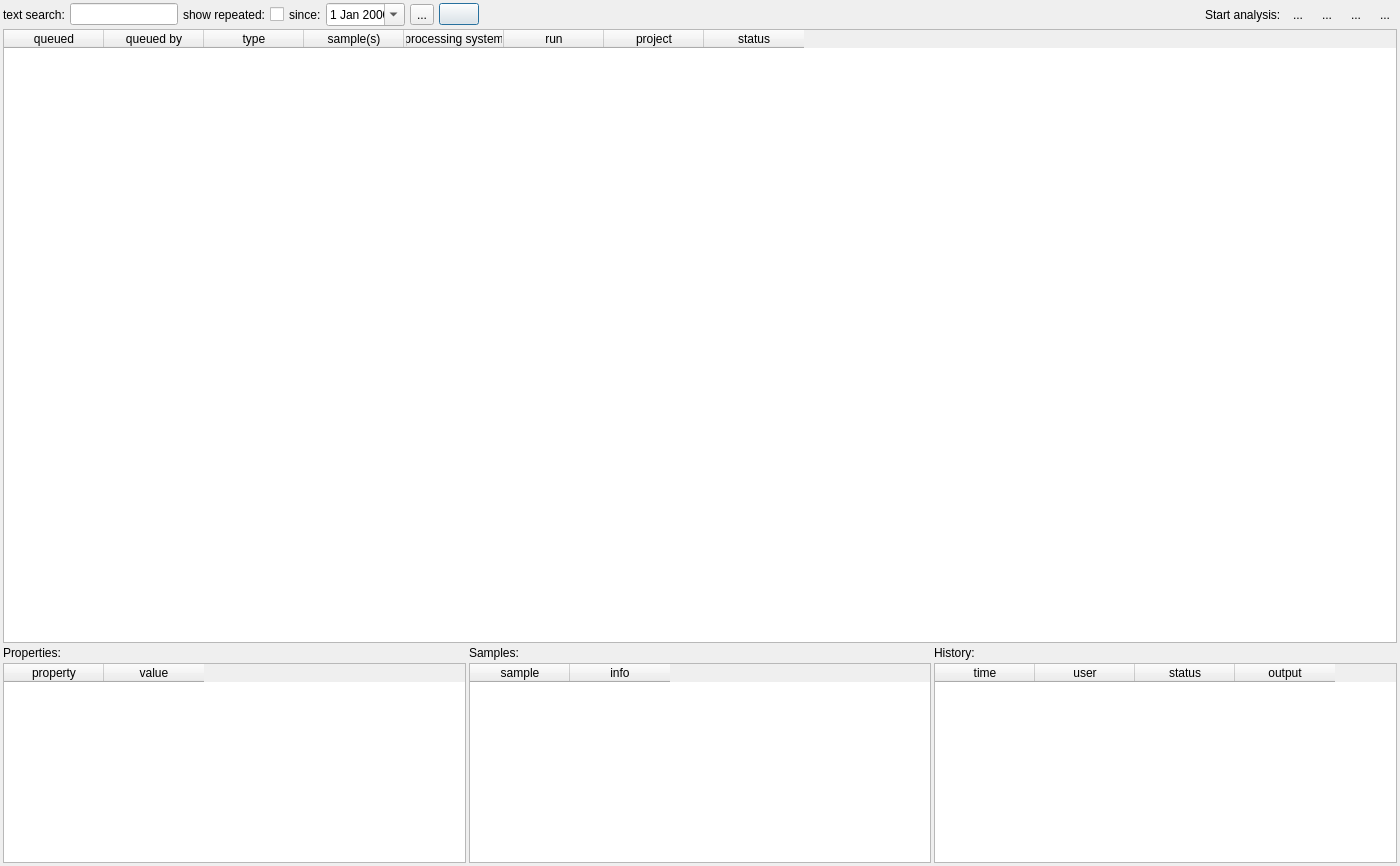
<?xml version="1.0" encoding="UTF-8"?>
<ui version="4.0">
 <class>AnalysisStatusDialog</class>
 <widget class="QDialog" name="AnalysisStatusDialog">
  <property name="geometry">
   <rect>
    <x>0</x>
    <y>0</y>
    <width>1400</width>
    <height>866</height>
   </rect>
  </property>
  <property name="minimumSize">
   <size>
    <width>950</width>
    <height>600</height>
   </size>
  </property>
  <property name="windowTitle">
   <string>Analysis status</string>
  </property>
  <layout class="QGridLayout" name="gridLayout">
   <property name="leftMargin">
    <number>3</number>
   </property>
   <property name="topMargin">
    <number>3</number>
   </property>
   <property name="rightMargin">
    <number>3</number>
   </property>
   <property name="bottomMargin">
    <number>3</number>
   </property>
   <property name="spacing">
    <number>3</number>
   </property>
   <item row="0" column="0" colspan="3">
    <layout class="QHBoxLayout" name="horizontalLayout">
     <property name="spacing">
      <number>5</number>
     </property>
     <item>
      <widget class="QLabel" name="label_2">
       <property name="toolTip">
        <string>Text search over all columns.</string>
       </property>
       <property name="text">
        <string>text search:</string>
       </property>
      </widget>
     </item>
     <item>
      <widget class="QLineEdit" name="f_text">
       <property name="sizePolicy">
        <sizepolicy hsizetype="Fixed" vsizetype="Fixed">
         <horstretch>0</horstretch>
         <verstretch>0</verstretch>
        </sizepolicy>
       </property>
       <property name="clearButtonEnabled">
        <bool>false</bool>
       </property>
      </widget>
     </item>
     <item>
      <widget class="QLabel" name="label_5">
       <property name="text">
        <string>show repeated:</string>
       </property>
      </widget>
     </item>
     <item>
      <widget class="QCheckBox" name="f_repeated">
       <property name="text">
        <string/>
       </property>
      </widget>
     </item>
     <item>
      <widget class="QLabel" name="label_4">
       <property name="text">
        <string>since:</string>
       </property>
      </widget>
     </item>
     <item>
      <widget class="QDateEdit" name="f_date">
       <property name="buttonSymbols">
        <enum>QAbstractSpinBox::NoButtons</enum>
       </property>
       <property name="calendarPopup">
        <bool>true</bool>
       </property>
      </widget>
     </item>
     <item>
      <widget class="QToolButton" name="refresh">
       <property name="toolTip">
        <string>&lt;html&gt;&lt;head/&gt;&lt;body&gt;&lt;p&gt;Refresh analysis status taking filter options into account.&lt;/p&gt;&lt;/body&gt;&lt;/html&gt;</string>
       </property>
       <property name="text">
        <string>...</string>
       </property>
       <property name="icon">
        <iconset resource="GSvar.qrc">
         <normaloff>:/Icons/Refresh.png</normaloff>:/Icons/Refresh.png</iconset>
       </property>
       <property name="iconSize">
        <size>
         <width>16</width>
         <height>16</height>
        </size>
       </property>
       <property name="shortcut">
        <string>F5</string>
       </property>
       <property name="checkable">
        <bool>false</bool>
       </property>
       <property name="checked">
        <bool>false</bool>
       </property>
       <property name="autoRepeat">
        <bool>false</bool>
       </property>
       <property name="autoRepeatDelay">
        <number>1</number>
       </property>
       <property name="autoRepeatInterval">
        <number>10000</number>
       </property>
       <property name="popupMode">
        <enum>QToolButton::DelayedPopup</enum>
       </property>
      </widget>
     </item>
     <item>
      <widget class="QPushButton" name="copy_btn">
       <property name="toolTip">
        <string>Copy analysis data to clipboard.</string>
       </property>
       <property name="text">
        <string/>
       </property>
       <property name="icon">
        <iconset resource="GSvar.qrc">
         <normaloff>:/Icons/CopyClipboard.png</normaloff>:/Icons/CopyClipboard.png</iconset>
       </property>
      </widget>
     </item>
     <item>
      <spacer name="horizontalSpacer">
       <property name="orientation">
        <enum>Qt::Horizontal</enum>
       </property>
       <property name="sizeHint" stdset="0">
        <size>
         <width>40</width>
         <height>20</height>
        </size>
       </property>
      </spacer>
     </item>
     <item>
      <widget class="QLabel" name="label">
       <property name="text">
        <string>Start analysis:</string>
       </property>
      </widget>
     </item>
     <item>
      <widget class="QToolButton" name="analysisSingle">
       <property name="toolTip">
        <string>&lt;html&gt;&lt;head/&gt;&lt;body&gt;&lt;p&gt;Start a single sample analysis.&lt;/p&gt;&lt;/body&gt;&lt;/html&gt;</string>
       </property>
       <property name="text">
        <string>...</string>
       </property>
       <property name="icon">
        <iconset resource="GSvar.qrc">
         <normaloff>:/Icons/SingleSample.png</normaloff>:/Icons/SingleSample.png</iconset>
       </property>
       <property name="iconSize">
        <size>
         <width>16</width>
         <height>16</height>
        </size>
       </property>
       <property name="autoRaise">
        <bool>true</bool>
       </property>
      </widget>
     </item>
     <item>
      <widget class="QToolButton" name="analysisTrio">
       <property name="toolTip">
        <string>&lt;html&gt;&lt;head/&gt;&lt;body&gt;&lt;p&gt;Start a trio analysis (child is the index).&lt;/p&gt;&lt;/body&gt;&lt;/html&gt;</string>
       </property>
       <property name="text">
        <string>...</string>
       </property>
       <property name="icon">
        <iconset resource="GSvar.qrc">
         <normaloff>:/Icons/Trio.png</normaloff>:/Icons/Trio.png</iconset>
       </property>
       <property name="iconSize">
        <size>
         <width>16</width>
         <height>16</height>
        </size>
       </property>
       <property name="autoRaise">
        <bool>true</bool>
       </property>
      </widget>
     </item>
     <item>
      <widget class="QToolButton" name="analysisMulti">
       <property name="toolTip">
        <string>&lt;html&gt;&lt;head/&gt;&lt;body&gt;&lt;p&gt;Start a multi-sample analysis (affected vs. unaffected).&lt;/p&gt;&lt;/body&gt;&lt;/html&gt;</string>
       </property>
       <property name="text">
        <string>...</string>
       </property>
       <property name="icon">
        <iconset resource="GSvar.qrc">
         <normaloff>:/Icons/MultiSample.png</normaloff>:/Icons/MultiSample.png</iconset>
       </property>
       <property name="iconSize">
        <size>
         <width>16</width>
         <height>16</height>
        </size>
       </property>
       <property name="autoRaise">
        <bool>true</bool>
       </property>
      </widget>
     </item>
     <item>
      <widget class="QToolButton" name="analysisSomatic">
       <property name="toolTip">
        <string>&lt;html&gt;&lt;head/&gt;&lt;body&gt;&lt;p&gt;Start a somatic tumor-normal pair analysis.&lt;/p&gt;&lt;/body&gt;&lt;/html&gt;</string>
       </property>
       <property name="text">
        <string>...</string>
       </property>
       <property name="icon">
        <iconset resource="GSvar.qrc">
         <normaloff>:/Icons/Somatic.png</normaloff>:/Icons/Somatic.png</iconset>
       </property>
       <property name="iconSize">
        <size>
         <width>16</width>
         <height>16</height>
        </size>
       </property>
       <property name="autoRaise">
        <bool>true</bool>
       </property>
      </widget>
     </item>
    </layout>
   </item>
   <item row="1" column="0" colspan="3">
    <widget class="QTableWidget" name="analyses">
     <property name="contextMenuPolicy">
      <enum>Qt::CustomContextMenu</enum>
     </property>
     <property name="frameShadow">
      <enum>QFrame::Sunken</enum>
     </property>
     <property name="selectionMode">
      <enum>QAbstractItemView::ExtendedSelection</enum>
     </property>
     <property name="selectionBehavior">
      <enum>QAbstractItemView::SelectRows</enum>
     </property>
     <property name="gridStyle">
      <enum>Qt::SolidLine</enum>
     </property>
     <property name="wordWrap">
      <bool>false</bool>
     </property>
     <attribute name="verticalHeaderVisible">
      <bool>false</bool>
     </attribute>
     <column>
      <property name="text">
       <string>queued</string>
      </property>
     </column>
     <column>
      <property name="text">
       <string>queued by</string>
      </property>
     </column>
     <column>
      <property name="text">
       <string>type</string>
      </property>
     </column>
     <column>
      <property name="text">
       <string>sample(s)</string>
      </property>
     </column>
     <column>
      <property name="text">
       <string>processing system</string>
      </property>
     </column>
     <column>
      <property name="text">
       <string>run</string>
      </property>
     </column>
     <column>
      <property name="text">
       <string>project</string>
      </property>
     </column>
     <column>
      <property name="text">
       <string>status</string>
      </property>
     </column>
    </widget>
   </item>
   <item row="2" column="0">
    <widget class="QLabel" name="label_8">
     <property name="text">
      <string>Properties:</string>
     </property>
    </widget>
   </item>
   <item row="2" column="1">
    <widget class="QLabel" name="label_7">
     <property name="text">
      <string>Samples:</string>
     </property>
    </widget>
   </item>
   <item row="2" column="2">
    <widget class="QLabel" name="label_6">
     <property name="text">
      <string>History:</string>
     </property>
    </widget>
   </item>
   <item row="3" column="1">
    <widget class="QTableWidget" name="samples">
     <property name="sizePolicy">
      <sizepolicy hsizetype="Expanding" vsizetype="Preferred">
       <horstretch>0</horstretch>
       <verstretch>0</verstretch>
      </sizepolicy>
     </property>
     <property name="maximumSize">
      <size>
       <width>16777215</width>
       <height>200</height>
      </size>
     </property>
     <property name="selectionMode">
      <enum>QAbstractItemView::SingleSelection</enum>
     </property>
     <property name="selectionBehavior">
      <enum>QAbstractItemView::SelectItems</enum>
     </property>
     <property name="wordWrap">
      <bool>false</bool>
     </property>
     <attribute name="verticalHeaderVisible">
      <bool>false</bool>
     </attribute>
     <column>
      <property name="text">
       <string>sample</string>
      </property>
     </column>
     <column>
      <property name="text">
       <string>info</string>
      </property>
     </column>
    </widget>
   </item>
   <item row="3" column="2">
    <widget class="QTableWidget" name="history">
     <property name="sizePolicy">
      <sizepolicy hsizetype="Expanding" vsizetype="Preferred">
       <horstretch>0</horstretch>
       <verstretch>0</verstretch>
      </sizepolicy>
     </property>
     <property name="maximumSize">
      <size>
       <width>16777215</width>
       <height>200</height>
      </size>
     </property>
     <property name="selectionMode">
      <enum>QAbstractItemView::SingleSelection</enum>
     </property>
     <property name="selectionBehavior">
      <enum>QAbstractItemView::SelectItems</enum>
     </property>
     <property name="wordWrap">
      <bool>false</bool>
     </property>
     <attribute name="verticalHeaderVisible">
      <bool>false</bool>
     </attribute>
     <column>
      <property name="text">
       <string>time</string>
      </property>
     </column>
     <column>
      <property name="text">
       <string>user</string>
      </property>
     </column>
     <column>
      <property name="text">
       <string>status</string>
      </property>
     </column>
     <column>
      <property name="text">
       <string>output</string>
      </property>
     </column>
    </widget>
   </item>
   <item row="3" column="0">
    <widget class="QTableWidget" name="properties">
     <property name="maximumSize">
      <size>
       <width>16777215</width>
       <height>200</height>
      </size>
     </property>
     <property name="selectionMode">
      <enum>QAbstractItemView::SingleSelection</enum>
     </property>
     <property name="wordWrap">
      <bool>false</bool>
     </property>
     <attribute name="verticalHeaderVisible">
      <bool>false</bool>
     </attribute>
     <column>
      <property name="text">
       <string>property</string>
      </property>
     </column>
     <column>
      <property name="text">
       <string>value</string>
      </property>
     </column>
    </widget>
   </item>
  </layout>
 </widget>
 <resources>
  <include location="GSvar.qrc"/>
 </resources>
 <connections>
  <connection>
   <sender>f_text</sender>
   <signal>editingFinished()</signal>
   <receiver>refresh</receiver>
   <slot>animateClick()</slot>
   <hints>
    <hint type="sourcelabel">
     <x>110</x>
     <y>14</y>
    </hint>
    <hint type="destinationlabel">
     <x>466</x>
     <y>14</y>
    </hint>
   </hints>
  </connection>
  <connection>
   <sender>f_repeated</sender>
   <signal>stateChanged(int)</signal>
   <receiver>refresh</receiver>
   <slot>animateClick()</slot>
   <hints>
    <hint type="sourcelabel">
     <x>439</x>
     <y>14</y>
    </hint>
    <hint type="destinationlabel">
     <x>581</x>
     <y>14</y>
    </hint>
   </hints>
  </connection>
  <connection>
   <sender>f_date</sender>
   <signal>dateChanged(QDate)</signal>
   <receiver>refresh</receiver>
   <slot>animateClick()</slot>
   <hints>
    <hint type="sourcelabel">
     <x>524</x>
     <y>14</y>
    </hint>
    <hint type="destinationlabel">
     <x>581</x>
     <y>14</y>
    </hint>
   </hints>
  </connection>
 </connections>
</ui>
